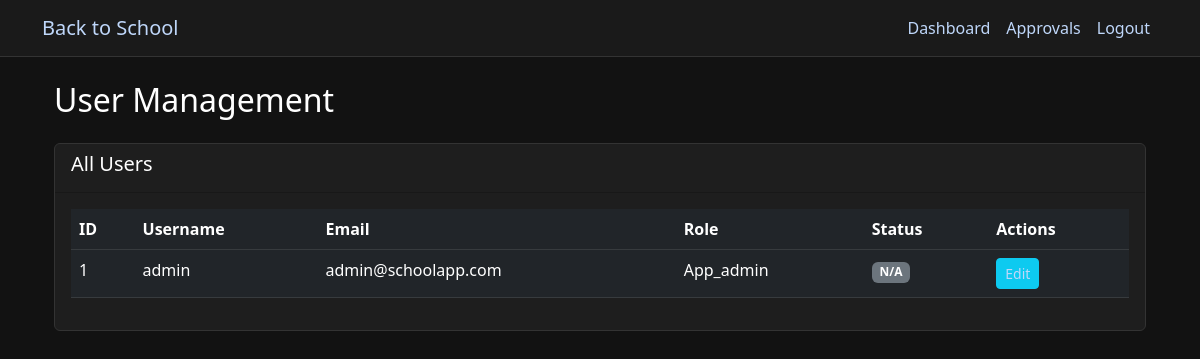
Before: /admin/users (signed in) with the older database file.
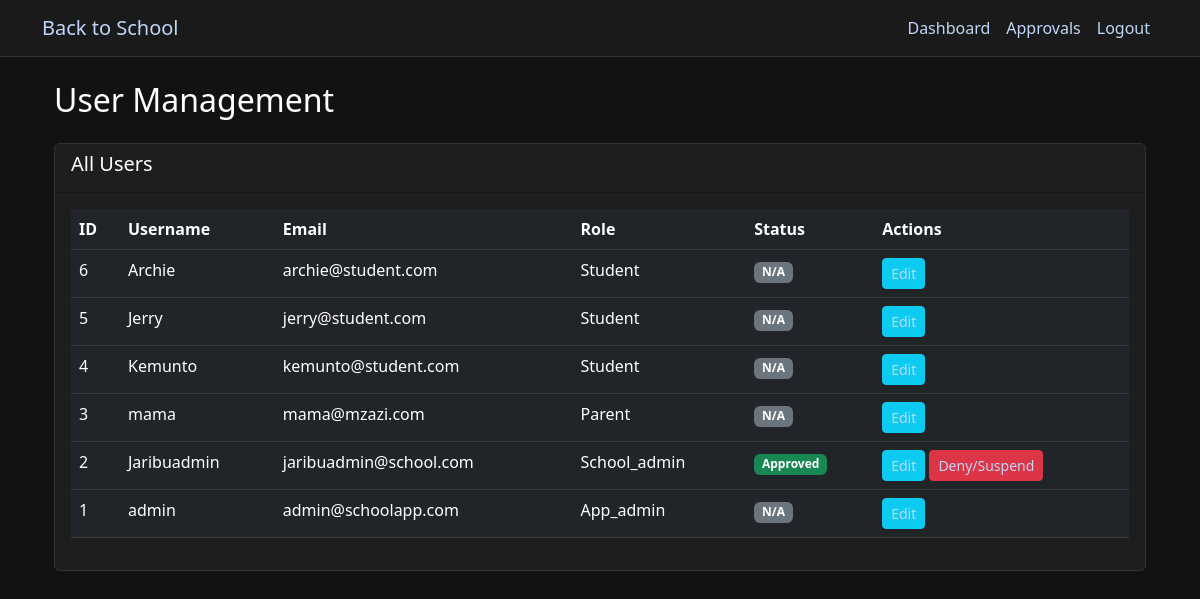
After: the same page with the newer database file.
### app.py (models this page shows, shortened)
class User(db.Model):
    id = db.Column(db.Integer, primary_key=True)
    username = db.Column(db.String(80), unique=True, nullable=False)
    email = db.Column(db.String(120), unique=True, nullable=False)
    password_hash = db.Column(db.String(128))
    role = db.Column(db.String(20))  # app_admin, parent, student, school_admin, retailer, donor
    is_approved = db.Column(db.Boolean, default=False)
    created_at = db.Column(db.DateTime, default=datetime.utcnow)
    school_id = db.Column(db.Integer, db.ForeignKey('school.id'))
    school = db.relationship('School', backref='users')
    children = db.relationship(
        'User',
        secondary=parent_student_association,
        primaryjoin=(parent_student_association.c.parent_id == id),
        secondaryjoin=(parent_student_association.c.student_id == id),
        backref=db.backref('parents'),
        lazy='dynamic'
    )

### app.py (the view)
@app.route('/admin/users')
@role_required(['app_admin'])
def admin_users():
    users = User.query.order_by(User.created_at.desc()).all()
    return render_template('admin/users.html', users=users)

### app.py (called while the page is built)
def role_required(roles):
    def decorator(f):
        @wraps(f)
        def decorated_function(*args, **kwargs):
            if 'user_id' not in session:
                flash('Please log in to access this page', 'error')
                return redirect(url_for('login'))
            if session['role'] not in roles:
                flash('You do not have permission to access this page', 'error')
                return redirect(url_for('dashboard'))
            return f(*args, **kwargs)
        return decorated_function
    return decorator

@app.context_processor
def inject_current_user():
    if 'user_id' in session:
        user = db.session.get(User, session['user_id'])
        return {'current_user': user}
    return {'current_user': None}

@app.context_processor
def inject_cart_item_count():
    if 'user_id' in session and session['role'] in ['parent', 'student']:
        user = db.session.get(User, session['user_id'])
        cart = user.carts[0] if user.carts else None
        if cart and cart.items:
            return {'cart_item_count': len(cart.items)}
    return {'cart_item_count': 0}

### templates/admin/users.html
{% extends "base.html" %}
{% block content %}
<div class="container">
    <h2 class="mb-4">User Management</h2>
    <div class="card mb-4">
        <div class="card-header">
            <h5>All Users</h5>
        </div>
        <div class="card-body">
            <div class="table-responsive">
                <table class="table table-dark">
                    <thead>
                        <tr>
                            <th>ID</th>
                            <th>Username</th>
                            <th>Email</th>
                            <th>Role</th>
                            <th>Status</th>
                            <th>Actions</th>
                        </tr>
                    </thead>
                    <tbody>
                        {% for user in users %}
                        <tr>
                            <td>{{ user.id }}</td>
                            <td>{{ user.username }}</td>
                            <td>{{ user.email }}</td>
                            <td>{{ user.role|capitalize }}</td>
                            <td>
                                {% if user.role in ['retailer', 'school_admin'] %}
                                    <span class="badge bg-{{ 'success' if user.is_approved else 'warning' }}">
                                        {{ 'Approved' if user.is_approved else 'Pending' }}
                                    </span>
                                {% else %}
                                    <span class="badge bg-secondary">N/A</span>
                                {% endif %}
                            </td>
                            <td>
                                <a href="{{ url_for('admin_edit_user', user_id=user.id) }}" class="btn btn-sm btn-info">Edit</a>
                                {% if user.role in ['retailer', 'school_admin'] %}
                                    <a href="{{ url_for('set_user_status', user_id=user.id, status='approve' if not user.is_approved else 'deny') }}"
                                       class="btn btn-sm {{ 'btn-success' if not user.is_approved else 'btn-danger' }}">
                                       {{ 'Approve' if not user.is_approved else 'Deny/Suspend' }}
                                    </a>
                                {% endif %}
                            </td>
                        </tr>
                        {% endfor %}
                    </tbody>
                </table>
            </div>
        </div>
    </div>
</div>
{% endblock %}

### templates/base.html (shortened to what this page needs)
<!DOCTYPE html>
<html lang="en">
<head>
    <link href="https://cdn.jsdelivr.net/npm/bootstrap@5.3.0/dist/css/bootstrap.min.css" rel="stylesheet">
</head>
<body>
<nav class="navbar navbar-expand-lg navbar-dark">
    <div class="container">
        <a class="navbar-brand" href="{{ url_for('home') }}">Back to School</a>
        <div class="collapse navbar-collapse" id="navbarNav">
            <ul class="navbar-nav ms-auto">
                {% if 'user_id' in session %}
                    <li class="nav-item">
                        <a class="nav-link" href="{{ url_for('dashboard') }}">Dashboard</a>
                    </li>
                    {% if session['role'] == 'app_admin' %}
                        <li class="nav-item">
                            <a class="nav-link" href="{{ url_for('approvals') }}">Approvals</a>
                        </li>
                    {% endif %}
                    <li class="nav-item">
                        <a class="nav-link" href="{{ url_for('logout') }}">Logout</a>
                    </li>
                {% endif %}
            </ul>
        </div>
    </div>
</nav>
    <div class="container mt-4">
        {% block content %}{% endblock %}
    </div>
</body>
</html>

### templates/base.html (style rules this page uses)
body { background-color: #121212; color: #ffffff; }
h1, h2, h3, h4, h5, h6, span, p { color: #ffffff !important; }
a { color:rgb(191, 215, 250) !important; }
.navbar { background-color: #1a1a1a !important; border-bottom: 1px solid #333; }
.card { background-color: #1e1e1e; border: 1px solid #333; }
.table { color: #ffffff; }
.table-dark { background-color: #1e1e1e; }

Changed rows visible on the page:
added User: id "6", username "Archie", email "archie@student.com", role "Student", shows "N/A"
added User: id "5", username "Jerry", email "jerry@student.com", role "Student", shows "N/A"
added User: id "4", username "Kemunto", email "kemunto@student.com", role "Student", shows "N/A"
added User: id "3", username "mama", email "mama@mzazi.com", role "Parent", shows "N/A"
added User: id "2", username "Jaribuadmin", email "jaribuadmin@school.com", role "School_admin", is_approved "Approved", is_approved "Deny/Suspend"
